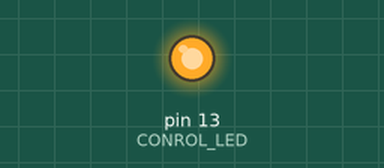
Recording of a sketch running on a simulated Arduino Mega 2560, built with avr-gcc and run on an emulated ATmega2560. Shown: output pins drawn as LEDs (lit = HIGH).

Above: at 0.1 s.
At 3.1 s:
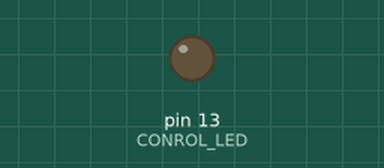
Timing chart, 0 to 5.4 s (numbered marks = the images above):
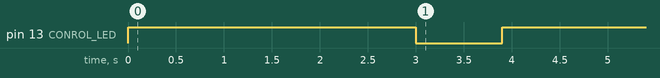

The sketch:

uart_spammer.ino
```cpp
// (licence header left out)
/**
Use this code to spam the NUM_MSGS messages via the TX1 pin of the Arduino,
each of them having 1 byte and thus representing one package sent via UART.
After waiting PAUSE_TIME milliseconds the procedure is repeated.

This sketch helps in testing the serial communication on the BeagleBone Black.
*/

#define NUM_MSGS 20000
#define PAUSE_TIME 3000
#define CONROL_LED 13

// 0 if you want to send the messages only once or -1 to send continuously
int ONE_SHOT = 0;

void setup() {
  Serial.begin(230400);
  Serial1.begin(230400);

  pinMode(CONROL_LED, OUTPUT);
}

void loop() {
  digitalWrite(CONROL_LED, HIGH);
  delay(PAUSE_TIME);

  // don't do anything if we already sent all messages and
  // ONE_SHOT was initially set to 0
  if(ONE_SHOT > 0) return;

  // signal start of transmission
  digitalWrite(CONROL_LED, LOW);
  for(int i = 0; i < NUM_MSGS; i++){
    Serial1.write('1');
  }
  if(ONE_SHOT == 0) ONE_SHOT++;
}
```

Measured:
- by itself, pin 13 (CONROL_LED): LOW → HIGH at 0.00 s, → LOW 3.0 s later, → HIGH 0.90 s later
